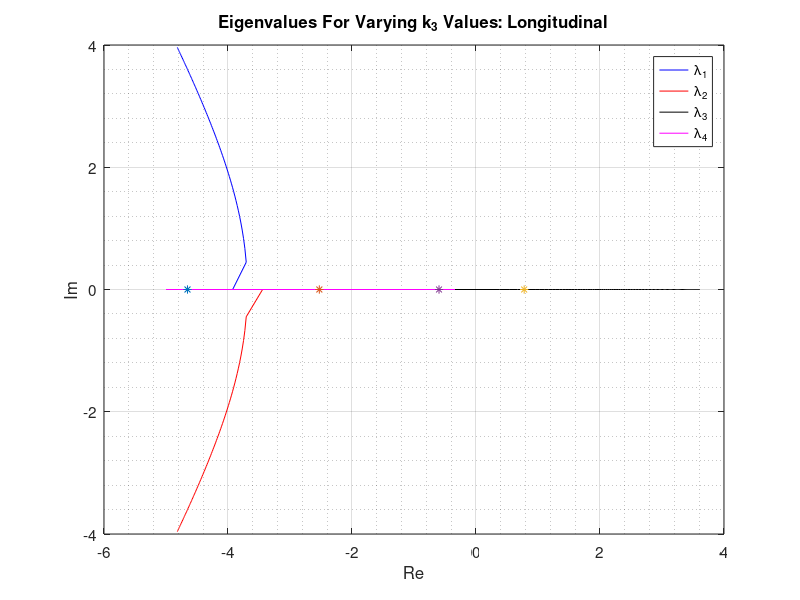
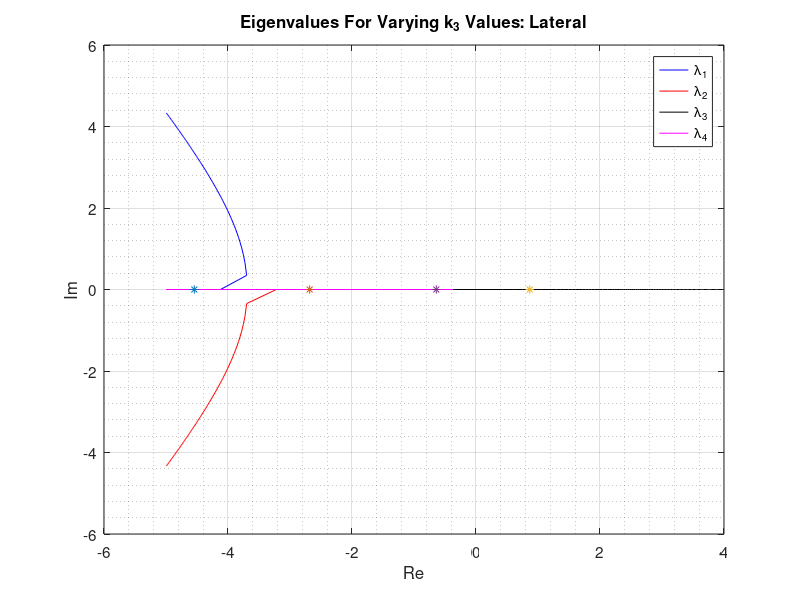

The MATLAB script that drew these images, in order:
%%%%%%%%%%%%%%%%%%%%%%%%%%%%%%
% ASEN 3128: Lab 4
%
% Group Members:
% -Caleb Bristol
% -Devon Paris
% -Adam Pillari
% -Kushal Kedia
%
%%%%%%%%%%%%%%%%%%%%%%%%%%%%%%

%% Clear Workspace
clear
clc
close all;

%% Constants
g = 9.81;       %[m/s^2]
m = 0.068;      %[kg]
r = 0.060;      %[m]
k_m = 0.0024;   %[Nm/N]
I_x = 5.8E-5;   %[kg*m^2]
I_y = 7.2E-5;   %[kg*m^2]
I_z = 1.0E-4;  %[kg*m^2]
nu = 1E-3;      %[N/(m/s)^2]
mu = 2E-6;      %[Nm/(rad/s)^2]


%% Problem 1
%
% This problem outlines a methodology to determine proper control gains for
% the roll and roll rate from the linearized equations of motion, to
% (hopefully) create a stable system



    
%     %% Solve For Control Gains
%     %
%     % 
%     tau_1 = 0.5; %[s]
%     sigma_1 = -1/tau_1;
%     
%         %% Longitudinal
%         k_1_long_ = 0:1e-05:0.01;
%         k_2_long_ = 0:1e-05:0.01;
%         flag_long = zeros(length(k_1_long_),length(k_2_long_));
%         for i = 1:length(k_1_long_)
%             for j = 1:length(k_2_long_)
%                 A = [0 1;-k_2_long_(j)/I_y -k_1_long_(i)/I_y];
%                 eig_A = eig(A);
%                 if real(eig_A) < 0
%                     if isreal(eig_A) && abs((max(eig_A)+2)) < 0.01
%                         if eig_A(1) ~= eig_A(2)
%                             flag_long(i,j) = 1;
%                         end
%                     end
%                 end
%             end
%         end
%         
%         k_1_long = [];
%         k_2_long = [];
%         for i = 1:length(k_1_long_)
%             for j = 1:length(k_2_long_)
%                 if flag_long(i,j) == 1
%                     k_1_long = [k_1_long k_1_long_(i)];
%                     k_2_long = [k_2_long k_2_long_(j)];
%                 end
%             end
%         end
%         
%         
%         
%         
%         %% Lateral
%         
%         k_1_lat_ = 0:1e-06:0.01;
%         k_2_lat_ = 0:1e-06:0.01;
%         flag_lat = zeros(length(k_1_lat_),length(k_2_lat_));
%         for i = 1:length(k_1_lat_)
%             for j = 1:length(k_2_lat_)
%                 A = [0 1;-k_2_lat_(j)/I_x -k_1_lat_(i)/I_x];
%                 eig_A = eig(A);
%                 if real(eig_A) < 0
%                     if isreal(eig_A) && abs((max(eig_A)+2)) < 0.01
%                         if eig_A(1) ~= eig_A(2)
%                             flag_lat(i,j) = 1;
%                         end
%                     end
%                 end
%             end
%         end
%         
%         k_1_lat = [];
%         k_2_lat = [];
%         for i = 1:length(k_1_lat_)
%             for j = 1:length(k_2_lat_)
%                 if flag_lat(i,j) == 1
%                     k_1_lat = [k_1_lat k_1_lat_(i)];
%                     k_2_lat = [k_2_lat k_2_lat_(j)];
%                 end
%             end
%         end
        
   
%% Problem 2
%
% Simulate a closed loop linearized system response over a 10 second window


    %% Establish Problem Constraints
    
%     % Initial Conditions
%     IC_a = [0; 0; 0; deg2rad(5); 0; 0; 0; 0; 0; 0; 0; 0];
%     IC_b = [0; 0; 0; 0; deg2rad(5); 0; 0; 0; 0; 0; 0; 0];
%     IC_c = [0; 0; 0; 0; 0; 0; 0; 0; 0; 0.1; 0; 0];
%     IC_d = [0; 0; 0; 0; 0; 0; 0; 0; 0; 0; 0.1; 0];
%     
%     % Time span
%     tspan = [0 10];%[s]
%     
%     % Solved by using the w_dot quadrotor equation and omitting aerodynamic forces
%     Zc_1 = -m*g;
% 
%     % Solved by using systems of equations on control forces/moments with Lc,
%     % Mc, and Nc = 0
%     f1 = m*g/4;     %[N]
%     f2 = m*g/4;
%     f3 = m*g/4;
%     f4 = m*g/4;
%     
%     % Setting up control forces/moments vectors
%     Fc_1 = [0; 0; Zc_1];
%     Gc_1 = [(r/sqrt(2))*(-f1-f2+f3+f4); (r/sqrt(2))*(f1-f2-f3+f4); k_m*(f1-f2+f3-f4)];
%     k_vec = [k_1_long(1);k_2_long(1);0;k_1_lat(1);k_2_lat(1);0];
% 
%     
%     %% Run Simulation
%     [t_out_a,var_out_a] = ode45(@(t,var) linearEOM_ctrl(t,var,g,m,nu,mu,Fc_1,Gc_1,k_vec),tspan,IC_a);
%     [t_out_b,var_out_b] = ode45(@(t,var) linearEOM_ctrl(t,var,g,m,nu,mu,Fc_1,Gc_1,k_vec),tspan,IC_b);
%     [t_out_c,var_out_c] = ode45(@(t,var) linearEOM_ctrl(t,var,g,m,nu,mu,Fc_1,Gc_1,k_vec),tspan,IC_c);
%     [t_out_d,var_out_d] = ode45(@(t,var) linearEOM_ctrl(t,var,g,m,nu,mu,Fc_1,Gc_1,k_vec),tspan,IC_d);
%     
%     
%     %% Plotting
%     f_c_a = [f1*ones(length(t_out_a),1) f2*ones(length(t_out_a),1) f3*ones(length(t_out_a),1) f4*ones(length(t_out_a),1)];
%     f_c_b = [f1*ones(length(t_out_b),1) f2*ones(length(t_out_b),1) f3*ones(length(t_out_b),1) f4*ones(length(t_out_b),1)];
%     f_c_c = [f1*ones(length(t_out_c),1) f2*ones(length(t_out_c),1) f3*ones(length(t_out_c),1) f4*ones(length(t_out_c),1)];
%     f_c_d = [f1*ones(length(t_out_d),1) f2*ones(length(t_out_d),1) f3*ones(length(t_out_d),1) f4*ones(length(t_out_d),1)];
%     
%     %PlotAircraftSim(t_out_a, var_out_a',f_c_a', 1:6, ["-r","a";"-","b";"-","c";"-","d"])
%     %PlotAircraftSim(t_out_b, var_out_b',f_c_b', 1:6, ["-b","a";"-","b";"-","c";"-","d"])
%     %PlotAircraftSim(t_out_c, var_out_c',f_c_c', 1:6, ["-g","a";"-","b";"-","c";"-","d"])
%     %PlotAircraftSim(t_out_d, var_out_d',f_c_d', 1:6, ["-k","a";"-","b";"-","c";"-","d"])
    
    
%% Problem 3


%% Problem 4
%
% This problem involves finding a k_3 value such that our system will have
% real eigenvalues, and a time constant less than 1.25 s. 

%     %% Longitudnal
%     k_3_long_ = -0.001:1e-06:0.001;
%     flag_k_3_long = zeros(length(k_3_long_),length(k_1_long));
%     for i = 1:length(k_3_long_)
%         for j = 1:length(k_1_long)
%             A = [0 1 0 0;0 0 -g 0;0 0 0 1;0 -k_3_long_(i)/I_y -k_2_long(j)/I_y -k_1_long(j)/I_y];
%             eig_A = eig(A);
%             eig_long(:,i) = eig_A;
%             if isreal(eig_A) && max(eig_A) < 0.8
%                 flag_k_3_long(i,j) = 1;
%             end
%         end
%     end
%     
%     k_3_long = 0;
%     for i = 1:length(k_3_long_)
%         for j = 1:length(k_1_long)
%             if flag_k_3_long(i,j) == 1 && k_3_long == 0
%                 k_3_long = k_3_long_(i);
%                 k_1_long = k_1_long(j);
%                 k_2_long = k_2_long(j);
%             end
%         end
%     end
%     %% Lateral
%     k_3_lat_ = -0.0001:1e-06:0.0001;
%     flag_k_3_lat = zeros(length(k_3_lat_),length(k_1_lat));
%     for i = 1:length(k_3_lat_)
%         for j = 1:length(k_1_lat)
%             A = [0 1 0 0;0 0 g 0;0 0 0 1;0 -k_3_lat_(i)/I_x -k_2_lat(j)/I_x -k_1_lat(j)/I_x];
%             eig_A = eig(A);
%             eig_lat(:,i) = eig_A;
%             if isreal(eig_A) && min(-1./eig_A(2:4)) < 1.25
%                 if real(eig_A(2:4)) < 0
%                     flag_k_3_lat(i,j) = 1;
%                 end
%             end
%         end
%     end
%     
%     k_3_lat = 0;
%     for i = 1:length(k_3_lat_)
%         for j = 1:length(k_1_lat)
%             if flag_k_3_lat(i,j) == 1 && k_3_lat == 0
%                 k_3_lat = k_3_lat_(i);
%                 k_1_lat = k_1_lat(j);
%                 k_2_lat = k_2_lat(j);
%             end
%         end
%     end
    
    %% Generate Eigenvalue Plots
    k1y =5.0400e-04;
    k2y =7.2000e-04;

    k3y=-0.4*10^-4;
    k4y=1;
    k_3_long = -1e-03:1e-05:0;
    for i = 1:length(k_3_long)
        Along=[0 1 0 0;
            0 0 g 0;
            0 0 0 1;
             -k_3_long(i)*k4y/I_y,-k_3_long(i)/I_y,-k2y/I_y,-k1y/I_y];
         eig_long(:,i) = eig(Along);
    end
    Along=[0 1 0 0;
        0 0 g 0;
        0 0 0 1;
         -k3y*k4y/I_y,-k3y/I_y,-k2y/I_y,-k1y/I_y];
     eiglong = eig(Along);
    
    k1x = 4.0600e-04;
    k2x =5.8000e-04;

    k4x=1;
    k3x=.4*10^-4;
    k_3_lat = 0:1e-05:1e-03;
    for i = 1:length(k_3_lat)
        Alat=[0 1 0 0;
            0 0 -g 0;
            0 0 0 1;
             -k_3_lat(i)*k4x/I_x,-k_3_lat(i)/I_x,-k2x/I_x,-k1x/I_x];
         eig_lat(:,i) = eig(Alat);
    end
    A_lat=[0 1 0 0;
        0 0 -g 0;
        0 0 0 1;
         -k3x*k4x/I_x,-k3x/I_x,-k2x/I_x,-k1x/I_x];
     eiglat = eig(A_lat);

    %% Plotting
    figure()
    plot(real(eig_long(1,:)),imag(eig_long(1,:)),'b'); hold on
    plot(real(eig_long(2,:)),imag(eig_long(2,:)),'r');
    plot(real(eig_long(3,:)),imag(eig_long(3,:)),'k');
    plot(real(eig_long(4,:)),imag(eig_long(4,:)),'m');
    scatter(eiglong(1),0,'*b');
    scatter(eiglong(2),0,'*r');
    scatter(eiglong(3),0,'*k');
    scatter(eiglong(4),0,'*m');
    legend('\lambda_1','\lambda_2','\lambda_3','\lambda_4')
    xlabel('Re')
    ylabel('Im')
    set(gca,'fontsize',11)
    title('Eigenvalues For Varying k_3 Values: Longitudinal')
    grid on; grid minor
    hold off
    
    figure()
    plot(real(eig_lat(1,:)),imag(eig_lat(1,:)),'b'); hold on
    plot(real(eig_lat(2,:)),imag(eig_lat(2,:)),'r');
    plot(real(eig_lat(3,:)),imag(eig_lat(3,:)),'k');
    plot(real(eig_lat(4,:)),imag(eig_lat(4,:)),'m');
    scatter(eiglat(1),0,'*b');
    scatter(eiglat(2),0,'*r');
    scatter(eiglat(3),0,'*k');
    scatter(eiglat(4),0,'*m');
    legend('\lambda_1','\lambda_2','\lambda_3','\lambda_4')
    xlabel('Re')
    ylabel('Im')
    set(gca,'fontsize',11)
    title('Eigenvalues For Varying k_3 Values: Lateral')
    grid on; grid minor
    hold off


%% Problem 5

        

%% Functions

function dvar_dt = linearEOM_ctrl(t,var,g,m,nu,mu,Fc,Gc,k_vec)
%% linearEOM
%
% Same structure as nonlinearEOM, except utilizing the linearized equations
% of motion, hence much simpler equations
%
% Group 37
% Members:
% -Caleb Bristol
% -Adam Pillari
% -Devon Paris
% -Kushal Kedia

% INPUTS: t is scalar time
%         var is a column vector of the aircraft state
%         g is scalar gravity
%         m is scalar mass
%         nu is the scalar aerodynamic force coefficient
%         mu is the scalar aerodynamic moment coefficient
%         Fc is a column vector of Body-Frame Control Forces
%         Gc is a column vector of Body-Frame Control Moments

pos = var(1:3);
ang = var(4:6);
vel = var(7:9);
ang_vel = var(10:12);

k_1_long = k_vec(1);
k_2_long = k_vec(2);
k_3_long = k_vec(3);

k_1_lat = k_vec(4);
k_2_lat = k_vec(5);
k_3_lat = k_vec(6);



%airspeed = norm(vel);
%omega_mag = norm(ang_vel);

I_B = [6.8E-5; 9.2E-5; 1.35E-4];

% Position Kinematics
dpos_dt = [vel(1);vel(2);vel(3)];

% Angular Kinematics
dang_dt = [ang_vel(1);ang_vel(2);ang_vel(3)];

% Velocity Dynamics
dvel_dt = g * [-ang(2);ang(1);0] + 1/m * [0;0;Fc(3) + m*g];

% Angular Velocity Dynamics
dangvel_dt = [Gc(1)/I_B(1);Gc(2)/I_B(2);Gc(3)/I_B(3)];

dvar_dt = [dpos_dt;dang_dt;dvel_dt;dangvel_dt];
end




function [] = PlotAircraftSim(time, aircraft_state_array, control_input_array, fig, col)
%% PlotAircraftSim
%
% Function to plot all aircraft variables over time given the state vector,
% control inputs vector, and a column of plotting options
%
% Group 37
% Members:
% -Caleb Bristol
% -Adam Pillari
% -Devon Paris
% -Kushal Kedia

%% Plot Aircraft State Vector

    %% Figure 1: Inertial Position
    figure(fig(1))
    x1 = subplot(3,1,1);
    plot(time,aircraft_state_array(1,:),col(1,1)); hold on
    ylabel('x [m]')
    xlabel('Time [s]')
    legend(col(:,2))
    grid on
    y1 = subplot(3,1,2);
    plot(time,aircraft_state_array(2,:),col(1)); hold on
    ylabel('y [m]')
    xlabel('Time [s]')
    legend(col(:,2))
    grid on
    z1 = subplot(3,1,3);
    plot(time,aircraft_state_array(3,:),col(1)); hold on
    ylabel('z [m]')
    xlabel('Time [s]')
    legend(col(:,2))
    sgtitle('Aircraft Inertial Position')
    grid on
    
    %% Figure 2: Euler Angles
    figure(fig(2))
    phi1 = subplot(3,1,1);
    plot(time,aircraft_state_array(4,:),col(1)); hold on
    ylabel('Roll [rad]')
    xlabel('Time [s]')
    legend(col(:,2))
    grid on
    theta1 = subplot(3,1,2);
    plot(time,aircraft_state_array(5,:),col(1)); hold on
    ylabel('Pitch [rad]')
    xlabel('Time [s]')
    legend(col(:,2))
    grid on
    psi1 = subplot(3,1,3);
    plot(time,aircraft_state_array(6,:),col(1)); hold on
    ylabel('Yaw [rad]')
    xlabel('Time [s]')
    legend(col(:,2))
    sgtitle('Aircraft Orientation [Euler Angles]')
    grid on
    
    %% Figure 3: Inertial Velocity
    figure(fig(3))
    u1 = subplot(3,1,1);
    plot(time,aircraft_state_array(7,:),col(1)); hold on
    ylabel('u [m/s]')
    xlabel('Time [s]')
    legend(col(:,2))
    grid on
    v1 = subplot(3,1,2);
    plot(time,aircraft_state_array(8,:),col(1)); hold on
    ylabel('v [m/s]')
    xlabel('Time [s]')
    legend(col(:,2))
    grid on
    w1 = subplot(3,1,3);
    plot(time,aircraft_state_array(9,:),col(1)); hold on
    ylabel('w [m/s]')
    xlabel('Time [s]')
    legend(col(:,2))
    sgtitle('Aircraft Inertial Velocity')
    grid on
    
    %% Figure 4: Angular Velocity
    figure(fig(4))
    p1 = subplot(3,1,1);
    plot(time,aircraft_state_array(10,:),col(1)); hold on
    ylabel('p [rad/s]')
    xlabel('Time [s]')
    legend(col(:,2))
    grid on
    q1 = subplot(3,1,2);
    plot(time,aircraft_state_array(11,:),col(1)); hold on
    ylabel('q [rad/s]')
    xlabel('Time [s]')
    legend(col(:,2))
    grid on
    r1 = subplot(3,1,3);
    plot(time,aircraft_state_array(12,:),col(1)); hold on
    ylabel('r [rad/s]')
    xlabel('Time [s]')
    legend(col(:,2))
    sgtitle('Aircraft Angular Velocity')
    grid on
    
%% Plot Controls Vector

    %% Figure 5: Control Input Array
    figure(fig(5))
    subplot(2,2,1);
    plot(time,control_input_array(1,:),col(1)); hold on
    title('f1')
    ylabel('Force [N]')
    xlabel('Time [s]')
    legend(col(:,2))
    grid on
    subplot(2,2,2);
    plot(time,control_input_array(2,:),col(1)); hold on
    title('f2')
    ylabel('Force [N]')
    xlabel('Time [s]')
    legend(col(:,2))
    grid on
    subplot(2,2,3);
    plot(time,control_input_array(3,:),col(1)); hold on
    title('f3')
    ylabel('Force [N]')
    xlabel('Time [s]')
    legend(col(:,2))
    grid on
    subplot(2,2,4);
    plot(time,control_input_array(4,:),col(1)); hold on
    title('f4')
    ylabel('Force [N]')
    xlabel('Time [s]')
    legend(col(:,2))
    sgtitle('Aircraft Control Forces [Individual Motors]')
    grid on; grid minor;
    
%% Plot Aircraft Trajectory

    %% Figure 6: 3D Aircraft Trajectory
    figure(fig(6))
    plot3(aircraft_state_array(1,:),aircraft_state_array(2,:),-aircraft_state_array(3,:),col(1)); hold on
    title('Aircraft Trajectory')
    xlabel('x [m]')
    ylabel('y [m]')
    zlabel('z [m]')
    legend(col(:,2))
    grid on; grid minor;
end
